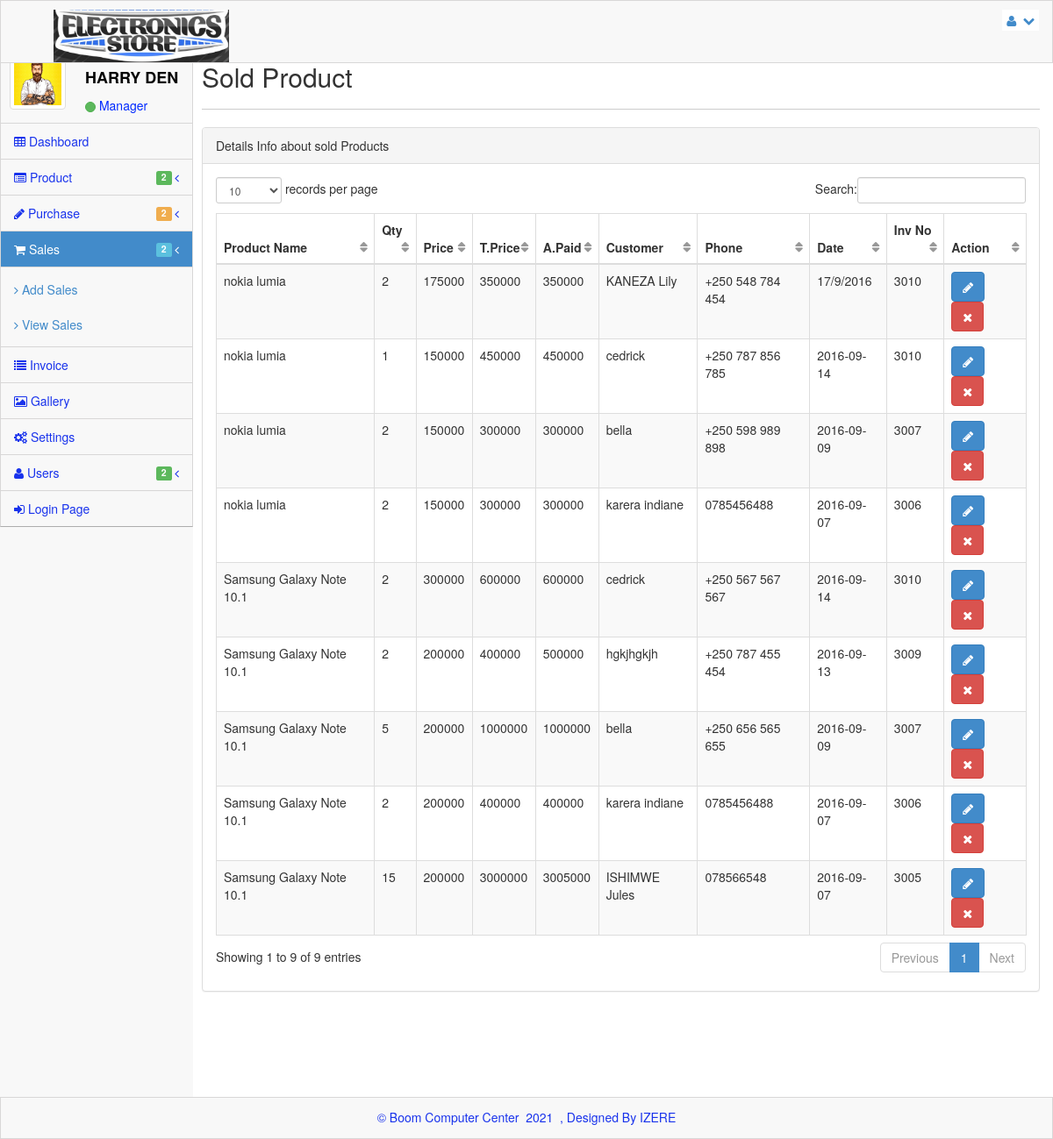
The page /ViewSales.php (signed in) on the database its author committed.
### tables this page shows
CREATE TABLE IF NOT EXISTS `sales` (
  `salesid` int(20) NOT NULL AUTO_INCREMENT,
  `IDProduct` int(11) NOT NULL,
  `Price` int(11) NOT NULL,
  `QuatityInStore` int(11) NOT NULL,
  `QuantitySold` int(11) NOT NULL,
  `TotalPrice` int(11) NOT NULL,
  `AmountPaid` int(11) NOT NULL,
  `Balance` int(11) NOT NULL,
  `ClientName` varchar(100) NOT NULL,
  `PhoneNumber` varchar(30) DEFAULT NULL,
  `SaleDate` varchar(30) NOT NULL,
  `IDInvoice` int(11) NOT NULL,
  `IDUSer` int(11) NOT NULL,
  `IDBranch` int(11) NOT NULL,
  PRIMARY KEY (`salesid`)
);

CREATE TABLE IF NOT EXISTS `product` (
  `productid` int(11) NOT NULL AUTO_INCREMENT,
  `product_name` varchar(100) NOT NULL,
  `brand` varchar(50) NOT NULL,
  `price` int(11) NOT NULL,
  `quantity` int(11) NOT NULL,
  `TotalPrice` int(11) NOT NULL,
  `displaysize` varchar(100) NOT NULL,
  `operatingsystem` varchar(100) NOT NULL,
  `Processor` varchar(100) NOT NULL,
  `InternalMemory` varchar(100) NOT NULL,
  `RAM` varchar(100) NOT NULL,
  `cameradescription` varchar(100) NOT NULL,
  `batterylife` varchar(100) NOT NULL,
  `weight` varchar(35) NOT NULL,
  `model` varchar(40) NOT NULL,
  `dimension` varchar(100) NOT NULL,
  `ASIN` varchar(45) NOT NULL,
  `description` text NOT NULL,
  `flaturedimage` varchar(100) NOT NULL,
  `status` varchar(50) NOT NULL,
  `date` varchar(20) NOT NULL,
  `IDUser` int(11) NOT NULL,
  `IDBranch` int(11) NOT NULL,
  PRIMARY KEY (`productid`)
);

### ViewSales.php (the view, shortened to what this page needs)
<?php
if($_SESSION){
$IDBranch=$_SESSION["IDBranch"];
$role=$_SESSION["role"];
include 'Config/config1.php';
?>
<!DOCTYPE html>
 <html lang="en">
<head>
    <link rel="stylesheet" href="assets/plugins/bootstrap/css/bootstrap.css" />
    <link rel="stylesheet" href="assets/css/main.css" />
    <link rel="stylesheet" href="assets/css/theme.css" />
    <link rel="stylesheet" href="assets/css/MoneAdmin.css" />
    <link rel="stylesheet" href="assets/plugins/Font-Awesome/css/font-awesome.css" />
    <link href="assets/plugins/dataTables/dataTables.bootstrap.css" rel="stylesheet" />
</head>
<body class="padTop53 " >
    <div id="wrap">
        <div id="top">
            <nav class="navbar navbar-inverse navbar-fixed-top " style="padding-top: 10px;">
                <header class="navbar-header">
                    <a href="index.html" class="navbar-brand">
                  <img src="assets/img/logo1.png" alt="" / width="200px"></a>
                </header>
                <ul class="nav navbar-top-links navbar-right">
                    <li class="dropdown">
                        <a class="dropdown-toggle" data-toggle="dropdown" href="#">
                            <i class="icon-user "></i>&nbsp; <i class="icon-chevron-down "></i>
                        </a>
                    </li>
                </ul>
            </nav>
        </div>
       <div id="left" >
            <div class="media user-media well-small">
                <a class="user-link" href="#">
                    <img class="media-object img-thumbnail user-img" alt="User Picture" src="assets/img/Profile_Uploaded/<?php echo $_SESSION["profilepicture"] ?>" / style="width:64px; height:64px">
                </a>
                <br />
                <div class="media-body">
                    <h5 class="media-heading"> <?php echo $_SESSION["name"] ?></h5>
                    <ul class="list-unstyled user-info">
                        <li>
                             <a class="btn btn-success btn-xs btn-circle" style="width: 10px;height: 12px;"></a> <?php echo $_SESSION["role"] ?>
                        </li>
                    </ul>
                </div>
                <br />
            </div>
            <ul id="menu" class="collapse">
                <li class="panel">
                    <a href="dashboard.php" >
                        <i class="icon-table"></i> Dashboard
                    </a>
                </li>
                 <li class="panel">
                    <a href="#" data-parent="#menu" data-toggle="collapse" class="accordion-toggle" data-target="#Product">
                        <i class="icon-list-alt"></i> Product
                        <span class="pull-right">
                            <i class="icon-angle-left"></i>
                        </span>
                          &nbsp; <span class="label label-success">2</span>&nbsp;
                    </a>
                </li>
                <?php
				if($role=="Manager")
				{
				?>
                <li class="panel">
                    <a href="#" data-parent="#menu" data-toggle="collapse" class="accordion-toggle" data-target="#Purchase">
                        <i class="icon-pencil"></i> Purchase
                        <span class="pull-right">
                            <i class="icon-angle-left"></i>
                        </span>
                          &nbsp; <span class="label label-warning">2</span>&nbsp;
                    </a>
                </li>
				<?php } ?>
                <li class="panel active">
                    <a href="#" data-parent="#menu" data-toggle="collapse" class="accordion-toggle" data-target="#Sales">
                        <i class="icon-shopping-cart"></i> Sales
                        <span class="pull-right">
                            <i class="icon-angle-left"></i>
                        </span>
                          &nbsp; <span class="label label-info">2</span>&nbsp;
                    </a>
                    <ul class="in" id="Sales">
                        <li><a href="ViewProductToSale.php"><i class="icon-angle-right"></i> Add Sales </a></li>
                        <li><a href="ViewSales.php"><i class="icon-angle-right"></i> View Sales </a></li>
                    </ul>
                </li>
                <li><a href="ViewInvoice.php"><i class="icon-list "></i> Invoice </a></li>
                <li><a href="gallery.php"><i class="icon-picture"></i> Gallery </a></li>
				<?php
				if($role=="Manager")
				{
				?>
                <li><a href="Settings.php"><i class="icon-cogs"></i> Settings </a></li>
                 <li class="panel">
                    <a href="#" data-parent="#menu" data-toggle="collapse" class="accordion-toggle" data-target="#Users">
                        <i class="icon-user"></i> Users
                        <span class="pull-right">
                            <i class="icon-angle-left"></i>
                        </span>
                         &nbsp; <span class="label label-success">2</span>&nbsp;
                    </a>
                </li>
                <?php } ?>
                <li><a href="Execute/ExDestroySession.php"><i class="icon-signin"></i> Login Page </a></li>
            </ul>
        </div>
        <div id="content">
            <div class="inner">
                <div class="row">
                    <div class="col-lg-12">
                        <h2> Sold Product </h2>
                    </div>
                </div>
                <hr />
                <div class="row">
                <div class="col-lg-12">
                    <div class="panel panel-default">
                        <div class="panel-heading">
                            Details Info about sold Products
                      </div>
                        <div class="panel-body">
                            <div class="table-responsive">
                                <table class="table table-striped table-bordered table-hover" id="dataTables-example">
                                    <thead>
                                        <tr>
                                            <th>Product Name</th>
                                             <th>Qty</th>
                                            <th>Price</th>
                                            <th>T.Price</th>
                                            <th>A.Paid</th>
                                            <th>Customer</th>
                                            <th>Phone</th>
                                            <th>Date</th>
                                            <th>Inv No</th>
                                            <th>Action</th>
                                      </tr>
                                    </thead>
                                    <tbody>
									<?php
				if($role=="Manager")
				{
					$query= $dbo->query("SELECT * FROM  sales ORDER by salesid DESC");
					foreach ($query as $product) {
					?>
                                        <tr class="odd gradeX">
                                           <td>
                                            <?php
												$IDProduct=$product['IDProduct'];
                                           		 $quer= mysql_query("SELECT DISTINCT product_name FROM product where productid='$IDProduct'");
												 while($i = mysql_fetch_array($quer))
														{
													$product_name=$i['product_name'];
													}
											?>
											<?php echo $product_name;?>
                                            </td>
                                            <td><?php echo $product['QuantitySold'];?></td>
                                            <td><?php echo $product['Price'];?></td>
                                            <td><?php echo $product['TotalPrice'];?></td>
                                            <td><?php echo $product['AmountPaid'];?></td>
                                            <td><?php echo $product['ClientName'];?></td>
                                            <td><?php echo $product['PhoneNumber'];?></td>
                                            <td class="center"><?php echo $product['SaleDate'];?></td>
                                            <td class="center"><?php echo $product['IDInvoice'];?></td>
                                            <td class="center">
                                            <a href="AddNewPurchase.php? id=<?php echo $product['purchaseid'];?>">
                                            <button class="btn btn-primary"><i class="icon-pencil icon-white"></i></button> </a>
                                            <a href="AddNewPurchase.php? id=<?php echo $product['purchaseid'];?>">
                                            <button class="btn btn-danger"><i class="icon-remove icon-white"></i></button> </a>
                                            </td>
                                        </tr>
                                    <?php }}
				else
				{
					$query= $dbo->query("SELECT * FROM  sales WHERE IDBranch='$IDBranch' ORDER by salesid DESC");
					foreach ($query as $product) {
					?>
                                        <tr class="odd gradeX">
                                           <td>
                                            <?php
												$IDProduct=$product['IDProduct'];
                                           		 $quer= mysql_query("SELECT DISTINCT product_name FROM product where productid='$IDProduct'");
												 while($i = mysql_fetch_array($quer))
														{
													$product_name=$i['product_name'];
													}
											?>
											<?php echo $product_name;?>
                                            </td>
                                            <td><?php echo $product['QuantitySold'];?></td>
                                            <td><?php echo $product['Price'];?></td>
                                            <td><?php echo $product['TotalPrice'];?></td>
                                            <td><?php echo $product['AmountPaid'];?></td>
                                            <td><?php echo $product['ClientName'];?></td>
                                            <td><?php echo $product['PhoneNumber'];?></td>
                                            <td class="center"><?php echo $product['SaleDate'];?></td>
                                            <td class="center"><?php echo $product['IDInvoice'];?></td>
                                            <td class="center">
                                            <a href="AddNewPurchase.php? id=<?php echo $product['purchaseid'];?>">
                                            <button class="btn btn-primary"><i class="icon-pencil icon-white"></i></button> </a>
                                            <a href="AddNewPurchase.php? id=<?php echo $product['purchaseid'];?>">
                                            <button class="btn btn-danger"><i class="icon-remove icon-white"></i></button> </a>
                                            </td>
                                        </tr>
                                    <?php }} ?>
                                  </tbody>
                                </table>
                            </div>
                        </div>
                    </div>
                </div>
            </div>
            </div>
        </div>
    </div>
   <?php
	include 'Footer.php';
	?>
</body>
</html>
<?php
}
else{
echo "<script>location.href='index.php'</script>";
} ?>

### assets/css/MoneAdmin.css (style rules this page uses)
body { background-color: #f8f8f8; }
.navbar-top-links li { display: inline-block; }
.navbar-top-links li:last-child { margin-right: 15px; }
.navbar-top-links li a { padding: 15px; padding:2px 5px 2px 5px; background-color:white; }
table.dataTable thead .sorting, table.dataTable thead .sorting_asc:after, table.dataTable thead .sorting_desc, table.dataTable thead .sorting_asc_disabled, table.dataTable thead .sorting_desc_disabled { background: transparent; }
table.dataTable thead .sorting_asc:after { content: "\f0de"; float: right; font-family: fontawesome; }
table.dataTable thead .sorting:after { content: "\f0dc"; float: right; font-family: fontawesome; color: rgba(50,50,50,.5); }
.btn-circle { width: 30px; height: 30px; padding: 6px 0; border-radius: 15px; text-align: center; font-size: 12px; line-height: 1.428571429; }

### rows shown on the page
sales: IDProduct.product_name "nokia lumia", QuantitySold "2", Price "175000", TotalPrice "350000", AmountPaid "350000", ClientName "KANEZA Lily", PhoneNumber "+250 548 784 454", SaleDate "17/9/2016", IDInvoice "3010"
sales: IDProduct.product_name "nokia lumia", QuantitySold "1", Price "150000", TotalPrice "450000", AmountPaid "450000", ClientName "cedrick", PhoneNumber "+250 787 856 785", SaleDate "2016-09-14", IDInvoice "3010"
sales: IDProduct.product_name "Samsung Galaxy Note 10.1", QuantitySold "2", Price "300000", TotalPrice "600000", AmountPaid "600000", ClientName "cedrick", PhoneNumber "+250 567 567 567", SaleDate "2016-09-14", IDInvoice "3010"
sales: IDProduct.product_name "Samsung Galaxy Note 10.1", QuantitySold "2", Price "200000", TotalPrice "400000", AmountPaid "500000", ClientName "hgkjhgkjh", PhoneNumber "+250 787 455 454", SaleDate "2016-09-13", IDInvoice "3009"
sales: IDProduct.product_name "nokia lumia", QuantitySold "2", Price "150000", TotalPrice "300000", AmountPaid "300000", ClientName "bella", PhoneNumber "+250 598 989 898", SaleDate "2016-09-09", IDInvoice "3007"
sales: IDProduct.product_name "Samsung Galaxy Note 10.1", QuantitySold "5", Price "200000", TotalPrice "1000000", AmountPaid "1000000", ClientName "bella", PhoneNumber "+250 656 565 655", SaleDate "2016-09-09", IDInvoice "3007"
sales: IDProduct.product_name "nokia lumia", QuantitySold "2", Price "150000", TotalPrice "300000", AmountPaid "300000", ClientName "karera indiane", PhoneNumber "0785456488", SaleDate "2016-09-07", IDInvoice "3006"
sales: IDProduct.product_name "Samsung Galaxy Note 10.1", QuantitySold "2", Price "200000", TotalPrice "400000", AmountPaid "400000", ClientName "karera indiane", PhoneNumber "0785456488", SaleDate "2016-09-07", IDInvoice "3006"
sales: IDProduct.product_name "Samsung Galaxy Note 10.1", QuantitySold "15", Price "200000", TotalPrice "3000000", AmountPaid "3005000", ClientName "ISHIMWE Jules", PhoneNumber "078566548", SaleDate "2016-09-07", IDInvoice "3005"

### other values the page prints
$_SESSION["name"] "HARRY DEN"
$_SESSION["role"] "Manager"
